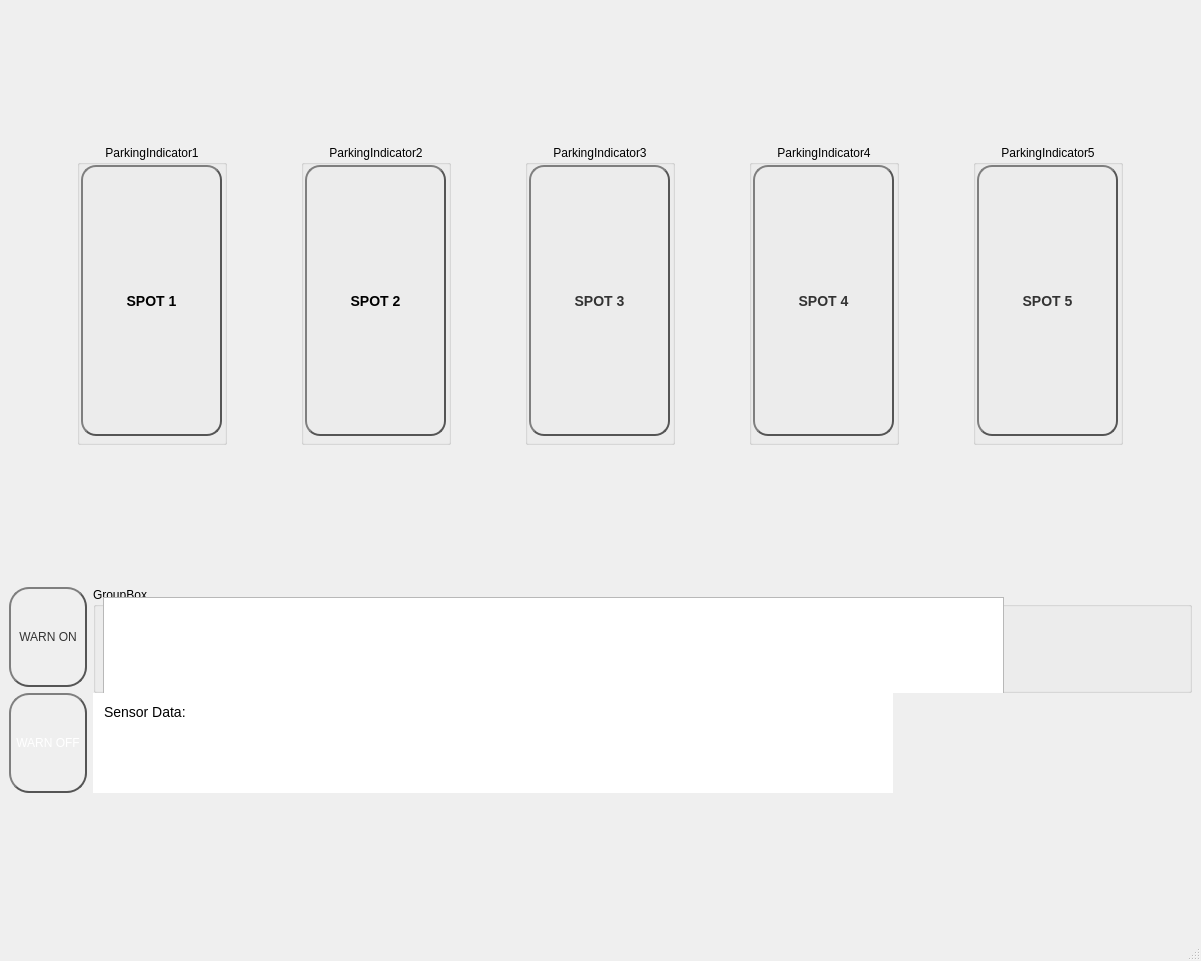
<?xml version="1.0" encoding="UTF-8"?>
<ui version="4.0">
 <class>MainWindow</class>
 <widget class="QMainWindow" name="MainWindow">
  <property name="geometry">
   <rect>
    <x>0</x>
    <y>0</y>
    <width>1201</width>
    <height>961</height>
   </rect>
  </property>
  <property name="windowTitle">
   <string>MainWindow</string>
  </property>
  <property name="layoutDirection">
   <enum>Qt::LeftToRight</enum>
  </property>
  <widget class="QWidget" name="centralwidget">
   <property name="enabled">
    <bool>true</bool>
   </property>
   <layout class="QGridLayout" name="gridLayout_2">
    <item row="1" column="0">
     <layout class="QGridLayout" name="gridLayout">
      <item row="0" column="0">
       <widget class="QPushButton" name="warningLightOnButton">
        <property name="sizePolicy">
         <sizepolicy hsizetype="Maximum" vsizetype="Maximum">
          <horstretch>0</horstretch>
          <verstretch>0</verstretch>
         </sizepolicy>
        </property>
        <property name="maximumSize">
         <size>
          <width>100</width>
          <height>100</height>
         </size>
        </property>
        <property name="styleSheet">
         <string notr="true">QPushButton {
    color: #333;
    border: 2px solid #555;
    border-radius: 20px;
    border-style: outset;
    background: qradialgradient(
        cx: 0.3, cy: -0.4, fx: 0.3, fy: -0.4,
        radius: 1.35, stop: 0 #60ff9b, stop: 1 #008840
        );
    padding: 5px;
}

QPushButton:hover {
    background: qradialgradient(
        cx: 0.3, cy: -0.4, fx: 0.3, fy: -0.4,
        radius: 1.35, stop: 0 #8cffbd, stop: 1 #33bb77
        );
}

QPushButton:pressed {
    border-style: inset;
    background: qradialgradient(
        cx: 0.4, cy: -0.1, fx: 0.4, fy: -0.1,
        radius: 1.35, stop: 0 #50cc91, stop: 1 #006633
        );
}
</string>
        </property>
        <property name="text">
         <string>WARN ON</string>
        </property>
       </widget>
      </item>
      <item row="1" column="0">
       <widget class="QPushButton" name="warninLightOffButton">
        <property name="sizePolicy">
         <sizepolicy hsizetype="Maximum" vsizetype="Maximum">
          <horstretch>0</horstretch>
          <verstretch>0</verstretch>
         </sizepolicy>
        </property>
        <property name="maximumSize">
         <size>
          <width>100</width>
          <height>100</height>
         </size>
        </property>
        <property name="styleSheet">
         <string notr="true">QPushButton {
    color: #fff;
    border: 2px solid #555;
    border-radius: 20px;
    border-style: outset;
    background: qradialgradient(
        cx: 0.3, cy: -0.4, fx: 0.3, fy: -0.4,
        radius: 1.35, stop: 0 #ff6861, stop: 1 #880000
        );
    padding: 5px;
}

QPushButton:hover {
    background: qradialgradient(
        cx: 0.3, cy: -0.4, fx: 0.3, fy: -0.4,
        radius: 1.35, stop: 0 #ff9b93, stop: 1 #bb3333
        );
}

QPushButton:pressed {
    border-style: inset;
    background: qradialgradient(
        cx: 0.4, cy: -0.1, fx: 0.4, fy: -0.1,
        radius: 1.35, stop: 0 #d85752, stop: 1 #660000
        );
}</string>
        </property>
        <property name="text">
         <string>WARN OFF</string>
        </property>
       </widget>
      </item>
     </layout>
    </item>
    <item row="0" column="0" colspan="2">
     <layout class="QHBoxLayout" name="horizontalLayout">
      <item>
       <widget class="QGroupBox" name="ParkingIndicator1">
        <property name="sizePolicy">
         <sizepolicy hsizetype="Preferred" vsizetype="Preferred">
          <horstretch>0</horstretch>
          <verstretch>0</verstretch>
         </sizepolicy>
        </property>
        <property name="minimumSize">
         <size>
          <width>50</width>
          <height>150</height>
         </size>
        </property>
        <property name="maximumSize">
         <size>
          <width>150</width>
          <height>300</height>
         </size>
        </property>
        <property name="title">
         <string>ParkingIndicator1</string>
        </property>
        <property name="alignment">
         <set>Qt::AlignHCenter|Qt::AlignTop</set>
        </property>
        <widget class="QPushButton" name="parkingIndicator">
         <property name="geometry">
          <rect>
           <x>4</x>
           <y>20</y>
           <width>141</width>
           <height>271</height>
          </rect>
         </property>
         <property name="styleSheet">
          <string notr="true">QPushButton {
    color: #000;
    border: 2px solid #555;
    border-radius: 15px;
    border-style: outset;
    padding: 5px;
    font-weight: bold;
    font-size: 14px;
    min-width: 40px;
    min-height: 40px;
}

/* Default look for the button */
QPushButton.parkingIndicator {
    background: #f0f0f0;
}

/* Look for the button when a parking spot is available */
QPushButton.parkingIndicator[status=&quot;available&quot;] {
    background: qradialgradient(
        cx: 0.5, cy: 0.5, fx: 0.5, fy: 0.5,
        radius: 1.35, stop: 0 #8fff9b, stop: 1 #008040
        );
}

/* Look for the button when a parking spot is occupied */
QPushButton.parkingIndicator[status=&quot;occupied&quot;] {
    background: qradialgradient(
        cx: 0.5, cy: 0.5, fx: 0.5, fy: 0.5,
        radius: 1.35, stop: 0 #ff8f8f, stop: 1 #880000
        );
}

QPushButton.parkingIndicator:hover {
    border-color: #666;
}

QPushButton.parkingIndicator:pressed {
    border-style: inset;
}
</string>
         </property>
         <property name="text">
          <string>SPOT 1</string>
         </property>
         <property name="checkable">
          <bool>true</bool>
         </property>
        </widget>
       </widget>
      </item>
      <item>
       <widget class="QGroupBox" name="ParkingIndicator2">
        <property name="sizePolicy">
         <sizepolicy hsizetype="Preferred" vsizetype="Preferred">
          <horstretch>0</horstretch>
          <verstretch>0</verstretch>
         </sizepolicy>
        </property>
        <property name="minimumSize">
         <size>
          <width>50</width>
          <height>150</height>
         </size>
        </property>
        <property name="maximumSize">
         <size>
          <width>150</width>
          <height>300</height>
         </size>
        </property>
        <property name="title">
         <string>ParkingIndicator2</string>
        </property>
        <property name="alignment">
         <set>Qt::AlignHCenter|Qt::AlignTop</set>
        </property>
        <widget class="QPushButton" name="parkingIndicator2">
         <property name="geometry">
          <rect>
           <x>4</x>
           <y>20</y>
           <width>141</width>
           <height>271</height>
          </rect>
         </property>
         <property name="styleSheet">
          <string notr="true">QPushButton {
    color: #000;
    border: 2px solid #555;
    border-radius: 15px;
    border-style: outset;
    padding: 5px;
    font-weight: bold;
    font-size: 14px;
    min-width: 40px;
    min-height: 40px;
}

/* Default look for the button */
QPushButton.parkingIndicator {
    background: #f0f0f0;
}

/* Look for the button when a parking spot is available */
QPushButton.parkingIndicator[status=&quot;available&quot;] {
    background: qradialgradient(
        cx: 0.5, cy: 0.5, fx: 0.5, fy: 0.5,
        radius: 1.35, stop: 0 #8fff9b, stop: 1 #008040
        );
}

/* Look for the button when a parking spot is occupied */
QPushButton.parkingIndicator[status=&quot;occupied&quot;] {
    background: qradialgradient(
        cx: 0.5, cy: 0.5, fx: 0.5, fy: 0.5,
        radius: 1.35, stop: 0 #ff8f8f, stop: 1 #880000
        );
}

QPushButton.parkingIndicator:hover {
    border-color: #666;
}

QPushButton.parkingIndicator:pressed {
    border-style: inset;
}
</string>
         </property>
         <property name="text">
          <string>SPOT 2</string>
         </property>
         <property name="checkable">
          <bool>true</bool>
         </property>
        </widget>
       </widget>
      </item>
      <item>
       <widget class="QGroupBox" name="ParkingIndicator3">
        <property name="sizePolicy">
         <sizepolicy hsizetype="Preferred" vsizetype="Preferred">
          <horstretch>0</horstretch>
          <verstretch>0</verstretch>
         </sizepolicy>
        </property>
        <property name="minimumSize">
         <size>
          <width>50</width>
          <height>150</height>
         </size>
        </property>
        <property name="maximumSize">
         <size>
          <width>150</width>
          <height>300</height>
         </size>
        </property>
        <property name="title">
         <string>ParkingIndicator3</string>
        </property>
        <property name="alignment">
         <set>Qt::AlignHCenter|Qt::AlignTop</set>
        </property>
        <widget class="QPushButton" name="parkingIndicator3">
         <property name="geometry">
          <rect>
           <x>4</x>
           <y>20</y>
           <width>141</width>
           <height>271</height>
          </rect>
         </property>
         <property name="styleSheet">
          <string notr="true">QPushButton {
    color: #333;
    border: 2px solid #555;
    border-radius: 15px;
    border-style: outset;
    padding: 5px;
    font-weight: bold;
    font-size: 14px;
    min-width: 40px;
    min-height: 40px;
}

/* Default look for the button */
QPushButton.parkingIndicator {
    background: #f0f0f0;
}

/* Look for the button when a parking spot is available */
QPushButton.parkingIndicator[status=&quot;available&quot;] {
    background: qradialgradient(
        cx: 0.5, cy: 0.5, fx: 0.5, fy: 0.5,
        radius: 1.35, stop: 0 #8fff9b, stop: 1 #008040
        );
}

/* Look for the button when a parking spot is occupied */
QPushButton.parkingIndicator[status=&quot;occupied&quot;] {
    background: qradialgradient(
        cx: 0.5, cy: 0.5, fx: 0.5, fy: 0.5,
        radius: 1.35, stop: 0 #ff8f8f, stop: 1 #880000
        );
}

QPushButton.parkingIndicator:hover {
    border-color: #666;
}

QPushButton.parkingIndicator:pressed {
    border-style: inset;
}
</string>
         </property>
         <property name="text">
          <string>SPOT 3</string>
         </property>
         <property name="checkable">
          <bool>true</bool>
         </property>
        </widget>
       </widget>
      </item>
      <item>
       <widget class="QGroupBox" name="ParkingIndicator4">
        <property name="sizePolicy">
         <sizepolicy hsizetype="Preferred" vsizetype="Preferred">
          <horstretch>0</horstretch>
          <verstretch>0</verstretch>
         </sizepolicy>
        </property>
        <property name="minimumSize">
         <size>
          <width>50</width>
          <height>150</height>
         </size>
        </property>
        <property name="maximumSize">
         <size>
          <width>150</width>
          <height>300</height>
         </size>
        </property>
        <property name="title">
         <string>ParkingIndicator4</string>
        </property>
        <property name="alignment">
         <set>Qt::AlignHCenter|Qt::AlignTop</set>
        </property>
        <widget class="QPushButton" name="parkingIndicator4">
         <property name="geometry">
          <rect>
           <x>4</x>
           <y>20</y>
           <width>141</width>
           <height>271</height>
          </rect>
         </property>
         <property name="styleSheet">
          <string notr="true">QPushButton {
    color: #333;
    border: 2px solid #555;
    border-radius: 15px;
    border-style: outset;
    padding: 5px;
    font-weight: bold;
    font-size: 14px;
    min-width: 40px;
    min-height: 40px;
}

/* Default look for the button */
QPushButton.parkingIndicator {
    background: #f0f0f0;
}

/* Look for the button when a parking spot is available */
QPushButton.parkingIndicator[status=&quot;available&quot;] {
    background: qradialgradient(
        cx: 0.5, cy: 0.5, fx: 0.5, fy: 0.5,
        radius: 1.35, stop: 0 #8fff9b, stop: 1 #008040
        );
}

/* Look for the button when a parking spot is occupied */
QPushButton.parkingIndicator[status=&quot;occupied&quot;] {
    background: qradialgradient(
        cx: 0.5, cy: 0.5, fx: 0.5, fy: 0.5,
        radius: 1.35, stop: 0 #ff8f8f, stop: 1 #880000
        );
}

QPushButton.parkingIndicator:hover {
    border-color: #666;
}

QPushButton.parkingIndicator:pressed {
    border-style: inset;
}
</string>
         </property>
         <property name="text">
          <string>SPOT 4</string>
         </property>
         <property name="checkable">
          <bool>true</bool>
         </property>
        </widget>
       </widget>
      </item>
      <item>
       <widget class="QGroupBox" name="ParkingIndicator5">
        <property name="sizePolicy">
         <sizepolicy hsizetype="Preferred" vsizetype="Preferred">
          <horstretch>0</horstretch>
          <verstretch>0</verstretch>
         </sizepolicy>
        </property>
        <property name="minimumSize">
         <size>
          <width>50</width>
          <height>150</height>
         </size>
        </property>
        <property name="maximumSize">
         <size>
          <width>150</width>
          <height>300</height>
         </size>
        </property>
        <property name="title">
         <string>ParkingIndicator5</string>
        </property>
        <property name="alignment">
         <set>Qt::AlignHCenter|Qt::AlignTop</set>
        </property>
        <widget class="QPushButton" name="parkingIndicator5">
         <property name="geometry">
          <rect>
           <x>4</x>
           <y>20</y>
           <width>141</width>
           <height>271</height>
          </rect>
         </property>
         <property name="styleSheet">
          <string notr="true">QPushButton {
    color: #333;
    border: 2px solid #555;
    border-radius: 15px;
    border-style: outset;
    padding: 5px;
    font-weight: bold;
    font-size: 14px;
    min-width: 40px;
    min-height: 40px;
}

/* Default look for the button */
QPushButton.parkingIndicator {
    background: #f0f0f0;
}

/* Look for the button when a parking spot is available */
QPushButton.parkingIndicator[status=&quot;available&quot;] {
    background: qradialgradient(
        cx: 0.5, cy: 0.5, fx: 0.5, fy: 0.5,
        radius: 1.35, stop: 0 #8fff9b, stop: 1 #008040
        );
}

/* Look for the button when a parking spot is occupied */
QPushButton.parkingIndicator[status=&quot;occupied&quot;] {
    background: qradialgradient(
        cx: 0.5, cy: 0.5, fx: 0.5, fy: 0.5,
        radius: 1.35, stop: 0 #ff8f8f, stop: 1 #880000
        );
}

QPushButton.parkingIndicator:hover {
    border-color: #666;
}

QPushButton.parkingIndicator:pressed {
    border-style: inset;
}
</string>
         </property>
         <property name="text">
          <string>SPOT 5</string>
         </property>
         <property name="checkable">
          <bool>true</bool>
         </property>
        </widget>
       </widget>
      </item>
     </layout>
    </item>
    <item row="1" column="1">
     <layout class="QVBoxLayout" name="verticalLayout">
      <property name="spacing">
       <number>0</number>
      </property>
      <item>
       <widget class="QGroupBox" name="groupBox">
        <property name="sizePolicy">
         <sizepolicy hsizetype="MinimumExpanding" vsizetype="Preferred">
          <horstretch>0</horstretch>
          <verstretch>0</verstretch>
         </sizepolicy>
        </property>
        <property name="maximumSize">
         <size>
          <width>16777215</width>
          <height>600</height>
         </size>
        </property>
        <property name="title">
         <string>GroupBox</string>
        </property>
        <widget class="QPushButton" name="sendMessageButton">
         <property name="geometry">
          <rect>
           <x>910</x>
           <y>300</y>
           <width>61</width>
           <height>31</height>
          </rect>
         </property>
         <property name="sizePolicy">
          <sizepolicy hsizetype="MinimumExpanding" vsizetype="Preferred">
           <horstretch>0</horstretch>
           <verstretch>0</verstretch>
          </sizepolicy>
         </property>
         <property name="maximumSize">
          <size>
           <width>100</width>
           <height>50</height>
          </size>
         </property>
         <property name="layoutDirection">
          <enum>Qt::RightToLeft</enum>
         </property>
         <property name="styleSheet">
          <string notr="true">QGroupBox {
    border: 2px solid #555;
    border-radius: 5px;
    margin-top: 1em;
}

QLabel#sensorDisplay {
    border: none; /* Remove the border if enclosed in a QGroupBox */
    background-color: #fff;
    padding: 8px;
    font: 14px;
}

QTextEdit#messageInput {
    border: 2px solid #555;
    border-radius: 5px;
    padding: 8px;
    font: 14px;
}

QPushButton#sendMessageButton {
    border: 2px solid #555;
    border-radius: 5px;
    padding: 8px;
    font: 14px;
    background-color: #a0a0a0;
    margin-left: 8px; /* Add some space between the text input and the button */
}

/* Ensure the button doesn't grow disproportionately */
QPushButton#sendMessageButton:fixed-size {
    width: 80px;
    height: 40px;
}
</string>
         </property>
         <property name="text">
          <string>Send</string>
         </property>
        </widget>
        <widget class="QTextEdit" name="displayBoard">
         <property name="geometry">
          <rect>
           <x>10</x>
           <y>10</y>
           <width>901</width>
           <height>291</height>
          </rect>
         </property>
         <property name="sizePolicy">
          <sizepolicy hsizetype="MinimumExpanding" vsizetype="Preferred">
           <horstretch>0</horstretch>
           <verstretch>0</verstretch>
          </sizepolicy>
         </property>
         <property name="maximumSize">
          <size>
           <width>1000</width>
           <height>500</height>
          </size>
         </property>
         <property name="focusPolicy">
          <enum>Qt::StrongFocus</enum>
         </property>
         <property name="contextMenuPolicy">
          <enum>Qt::DefaultContextMenu</enum>
         </property>
         <property name="statusTip">
          <string/>
         </property>
         <property name="autoFillBackground">
          <bool>false</bool>
         </property>
         <property name="styleSheet">
          <string notr="true">QGroupBox {
    border: 2px solid #555;
    border-radius: 5px;
    margin-top: 1em;
}

QLabel#sensorDisplay {
    border: none; /* Remove the border if enclosed in a QGroupBox */
    background-color: #fff;
    padding: 8px;
    font: 14px;
}

QTextEdit#messageInput {
    border: 2px solid #555;
    border-radius: 5px;
    padding: 8px;
    font: 14px;
}

QPushButton#sendMessageButton {
    border: 2px solid #555;
    border-radius: 5px;
    padding: 8px;
    font: 14px;
    background-color: #a0a0a0;
    margin-left: 8px; /* Add some space between the text input and the button */
}

/* Ensure the button doesn't grow disproportionately */
QPushButton#sendMessageButton:fixed-size {
    width: 80px;
    height: 40px;
}
</string>
         </property>
         <property name="frameShape">
          <enum>QFrame::StyledPanel</enum>
         </property>
         <property name="frameShadow">
          <enum>QFrame::Sunken</enum>
         </property>
         <property name="readOnly">
          <bool>true</bool>
         </property>
         <property name="html">
          <string>&lt;!DOCTYPE HTML PUBLIC &quot;-//W3C//DTD HTML 4.0//EN&quot; &quot;http://www.w3.org/TR/REC-html40/strict.dtd&quot;&gt;
&lt;html&gt;&lt;head&gt;&lt;meta name=&quot;qrichtext&quot; content=&quot;1&quot; /&gt;&lt;style type=&quot;text/css&quot;&gt;
p, li { white-space: pre-wrap; }
&lt;/style&gt;&lt;/head&gt;&lt;body style=&quot; font-family:'Cantarell'; font-size:11pt; font-weight:400; font-style:normal;&quot;&gt;
&lt;p style=&quot;-qt-paragraph-type:empty; margin-top:12px; margin-bottom:12px; margin-left:0px; margin-right:0px; -qt-block-indent:0; text-indent:0px; font-family:'MS Shell Dlg 2'; font-size:14px;&quot;&gt;&lt;br /&gt;&lt;/p&gt;&lt;/body&gt;&lt;/html&gt;</string>
         </property>
        </widget>
        <widget class="QLineEdit" name="messageInput">
         <property name="geometry">
          <rect>
           <x>10</x>
           <y>300</y>
           <width>901</width>
           <height>31</height>
          </rect>
         </property>
         <property name="styleSheet">
          <string notr="true">background-color: rgb(193, 193, 193);
font: 12pt &quot;Consolas&quot;;
color: rgb(0, 0, 0);</string>
         </property>
         <property name="text">
          <string/>
         </property>
         <property name="placeholderText">
          <string>Enter Text Here: </string>
         </property>
        </widget>
        <zorder>displayBoard</zorder>
        <zorder>sendMessageButton</zorder>
        <zorder>messageInput</zorder>
       </widget>
      </item>
      <item>
       <widget class="QLabel" name="sensorDisplay">
        <property name="sizePolicy">
         <sizepolicy hsizetype="MinimumExpanding" vsizetype="Preferred">
          <horstretch>0</horstretch>
          <verstretch>0</verstretch>
         </sizepolicy>
        </property>
        <property name="maximumSize">
         <size>
          <width>800</width>
          <height>100</height>
         </size>
        </property>
        <property name="layoutDirection">
         <enum>Qt::LeftToRight</enum>
        </property>
        <property name="styleSheet">
         <string notr="true">QGroupBox {
    border: 2px solid #555;
    border-radius: 5px;
    margin-top: 1em;
}

QLabel#sensorDisplay {
    border: none; /* Remove the border if enclosed in a QGroupBox */
    background-color: #fff;
    padding: 8px;
    font: 14px;
}

QTextEdit#messageInput {
    border: 2px solid #555;
    border-radius: 5px;
    padding: 8px;
    font: 14px;
}

QPushButton#sendMessageButton {
    border: 2px solid #555;
    border-radius: 5px;
    padding: 8px;
    font: 14px;
    background-color: #a0a0a0;
    margin-left: 8px; /* Add some space between the text input and the button */
}

/* Ensure the button doesn't grow disproportionately */
QPushButton#sendMessageButton:fixed-size {
    width: 80px;
    height: 40px;
}
</string>
        </property>
        <property name="text">
         <string>Sensor Data:</string>
        </property>
        <property name="textFormat">
         <enum>Qt::RichText</enum>
        </property>
        <property name="alignment">
         <set>Qt::AlignLeading|Qt::AlignLeft|Qt::AlignTop</set>
        </property>
       </widget>
      </item>
     </layout>
    </item>
   </layout>
  </widget>
  <widget class="QMenuBar" name="menubar">
   <property name="geometry">
    <rect>
     <x>0</x>
     <y>0</y>
     <width>1201</width>
     <height>30</height>
    </rect>
   </property>
  </widget>
  <widget class="QStatusBar" name="statusbar"/>
 </widget>
 <resources/>
 <connections/>
</ui>
